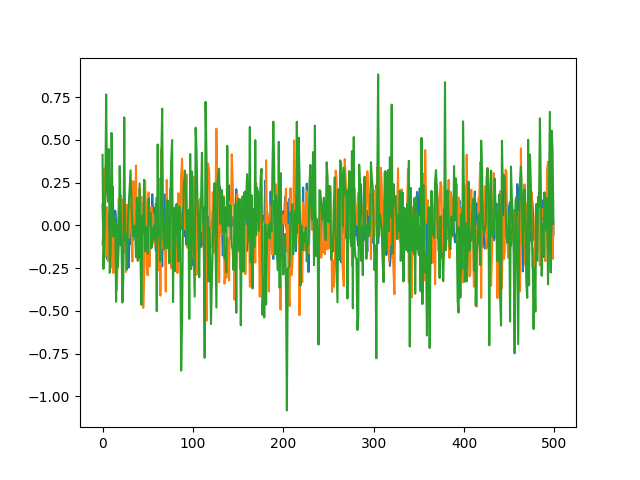

Python code for this plot:
import numpy as np
import matplotlib.pyplot as plt

m, sigma = 0, 0.1
result1 = np.random.normal(m, sigma, 500)
result2 = np.random.normal(0, 0.2, 500)
result3 = np.random.normal(0, 0.3, 500)
plt.plot(result1)
plt.plot(result2)
plt.plot(result3)

plt.savefig("normalize.png")
